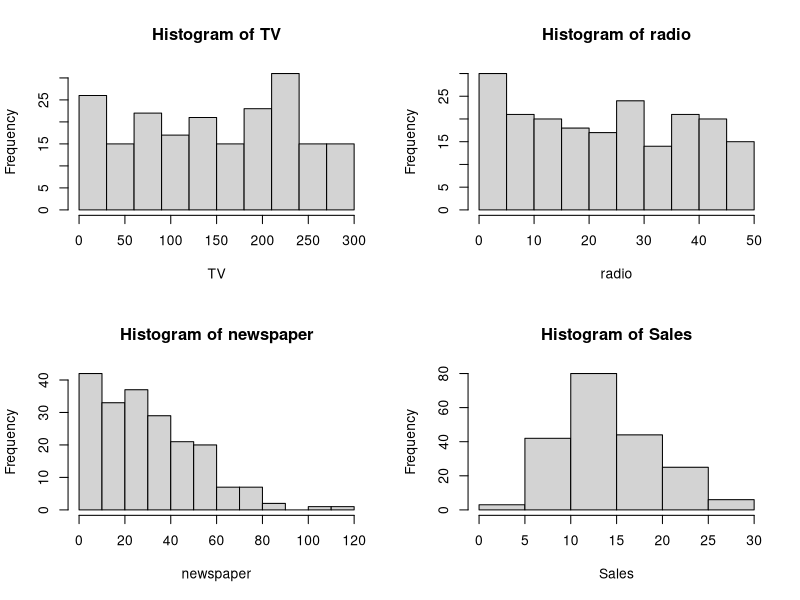
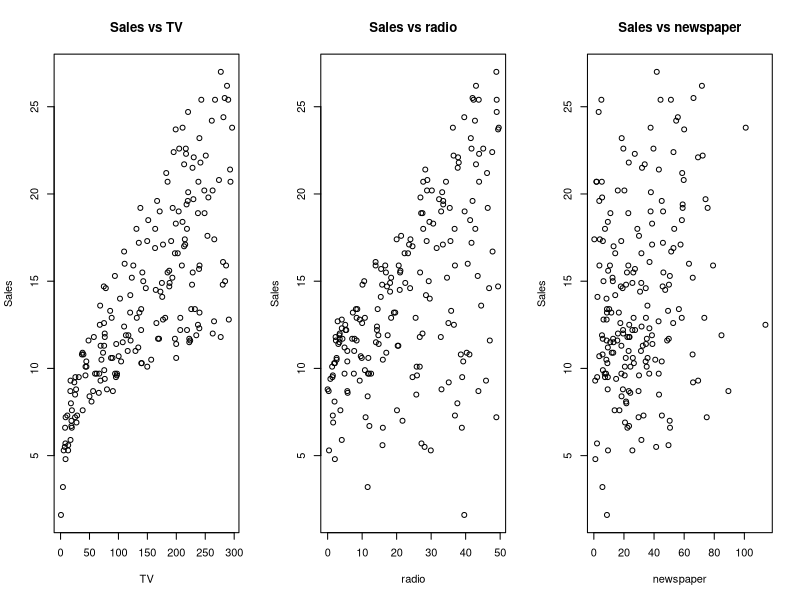
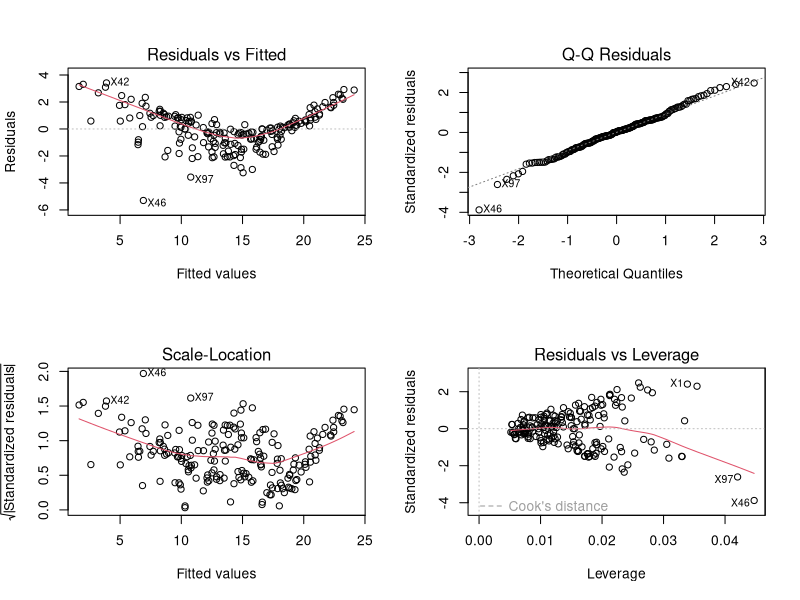
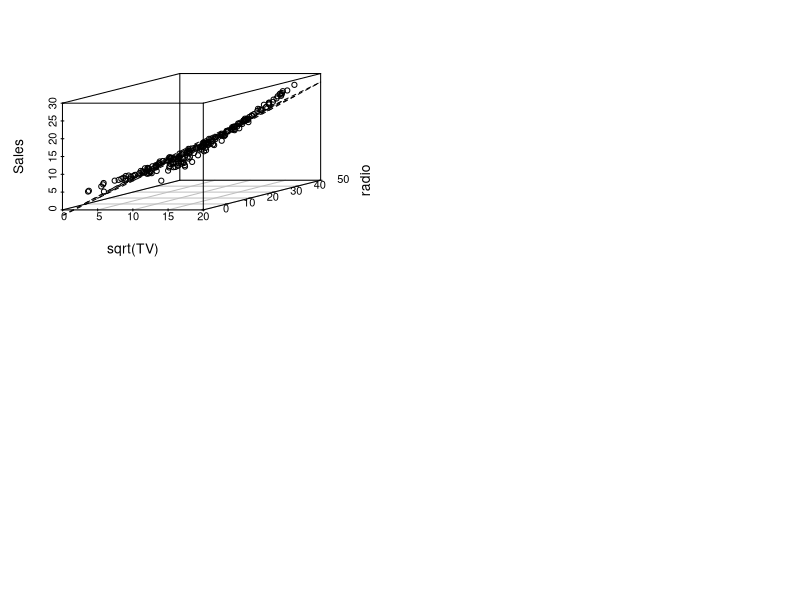
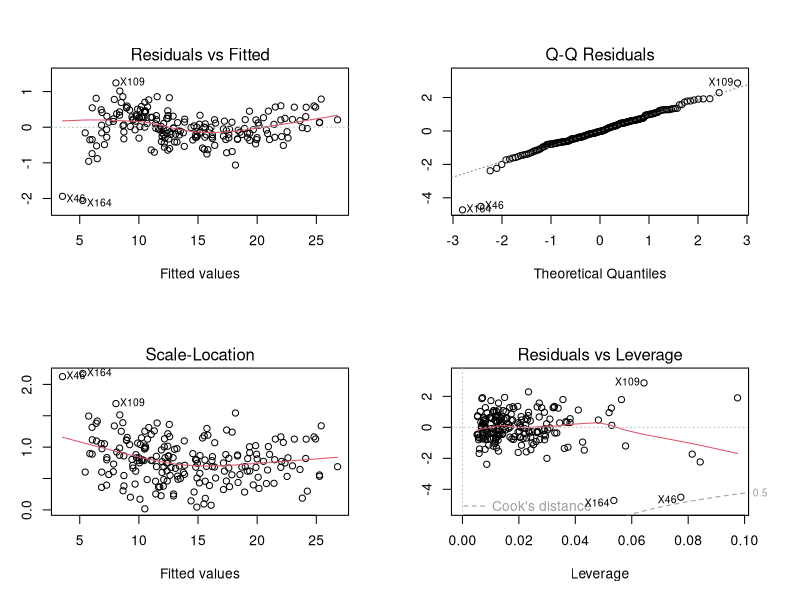

Generate these figures, in order, with R:
## ---- chunk 1
library(tidyverse)
library(car)
library(caret)
library(scatterplot3d)
## ---- chunk 2
data <- read_csv("Advertising.csv")
attach(data)
## ---- chunk 3
str(data)
summary(data)
## ---- chunk 4
par(mfrow = c(2,2))
hist(TV,breaks = seq(0,300,30))
hist(radio)
hist(newspaper)
hist(Sales)
?hist
## ---- chunk 5
par(mfrow = c(1,3))
plot(TV, Sales, main = "Sales vs TV")
plot(radio, Sales, main = "Sales vs radio")
plot(newspaper, Sales, main = "Sales vs newspaper")
## ---- chunk 6
set.seed(100) # To produce reproducible result

data <- data %>% 
  select(Sales,TV,radio,newspaper) %>% 
  mutate(rand = runif(dim(data)[1]),) %>% 
  arrange(rand)

head(data)
## ---- chunk 7
cor(select(data,-rand))
## ---- chunk 8
# First we set training control to repeated K-fold cross validation 
# with K = 10, and repeats = 3
train.control <- trainControl(method = "repeatedcv", 
                              number = 10, repeats = 3)

# Then we train the linear model
model1 <- train(Sales ~ I(sqrt(TV)) + radio + newspaper, data = data, method = "lm",
               trControl = train.control)

# Summary of the result
summary(model1)
print(model1)
## ---- chunk 9
vif(model1$finalModel)
## ---- chunk 10
# Model without newspaper predictor
model2 <- train(Sales ~ I(sqrt(TV)) + radio, data = data, method = "lm",
               trControl = train.control)

# Summary of the result
summary(model2)
print(model2)
## ---- chunk 11
anova(model1$finalModel, model2$finalModel)
## ---- chunk 12
vif(model2$finalModel)
## ---- chunk 13
par(mfrow = c(2,2))
plot(model2$finalModel)
## ---- chunk 14
s3d <- scatterplot3d(x = sqrt(TV), y = radio, z = Sales, angle = 30)

# adding in the prediction plane
s3d$plane3d(model2$finalModel)
## ---- chunk 15
# Model with interaction term
model3 <- train(Sales ~ I(sqrt(TV)) * radio, data = data, method = "lm",
               trControl = train.control)

# Summary of the result
summary(model3)
print(model3)
## ---- chunk 16
# Comparing with model2
anova(model2$finalModel, model3$finalModel)
## ---- chunk 17
par(mfrow = c(2,2))
plot(model3$finalModel)
